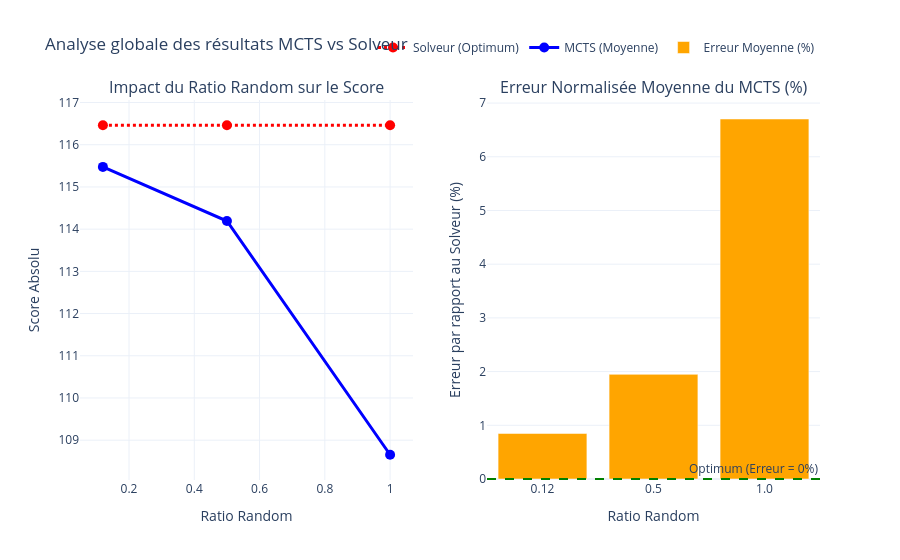

Here is the notebook cell this chart was saved with:
### Code cell
import os
import json
import pandas as pd
import plotly.graph_objects as go
from plotly.subplots import make_subplots

folder = "../res_expe_12h"  # Dossier contenant les fichiers JSON

# --- 1. Extraction des données avec les bonnes clés ---
data = []

for filename in os.listdir(folder):
    if filename.endswith(".json"):
        filepath = os.path.join(folder, filename)
        with open(filepath, 'r', encoding='utf-8') as f:
            file_content = json.load(f)
            
            # Gère le cas où le JSON contient une liste ou un seul dict
            experiences = file_content if isinstance(file_content, list) else [file_content]
                
            for exp in experiences:
                try:
                    # 1. Extraction du ratio
                    params = exp.get("parameters", {})
                    ratio = params.get("ratioRandom", 0)
                    
                    # 2. Extraction du score Solveur
                    results = exp.get("results", {})
                    solver = results.get("solver", {})
                    solver_score = solver.get("score", 0)
                    
                    # 3. Extraction du score MCTS (Moyenne du dernier step de chaque essai)
                    mcts = results.get("mcts", {})
                    mcts_tries = mcts.get("tries", [])
                    
                    mcts_final_scores = []
                    for t in mcts_tries:
                        steps = t.get("steps", [])
                        if steps:
                            # On prend le score de la toute dernière étape (step)
                            mcts_final_scores.append(steps[-1].get("score", 0))
                            
                    mcts_score_moyen = sum(mcts_final_scores) / len(mcts_final_scores) if mcts_final_scores else 0
                    
                    # Ajout des données extraites à notre liste
                    data.append({
                        "Fichier": filename,
                        "Ratio": ratio,
                        "Solveur_Score": solver_score,
                        "MCTS_Score_Moyen": mcts_score_moyen
                    })
                except Exception as e:
                    print(f"⚠️ Erreur lors de l'extraction de {filename} : {e}")

# --- 2. Création et préparation du DataFrame ---
df = pd.DataFrame(data)

if not df.empty:
    # Sécurité pour éviter la division par zéro
    df = df[df['Solveur_Score'] > 0].copy()
    
    # Calcul de l'erreur normalisée (%)
    df['Erreur_%'] = ((df['Solveur_Score'] - df['MCTS_Score_Moyen']) / df['Solveur_Score']) * 100

    # On regroupe par Ratio pour moyenner les résultats s'il y a plusieurs fichiers pour un même ratio
    df_grouped = df.groupby('Ratio').mean(numeric_only=True).reset_index().sort_values('Ratio')

    # --- 3. Création des graphiques ---
    fig = make_subplots(
        rows=1, cols=2,
        subplot_titles=("Impact du Ratio Random sur le Score", "Erreur Normalisée Moyenne du MCTS (%)")
    )

    # Graphique 1 : Score Solveur vs MCTS
    fig.add_trace(go.Scatter(
        x=df_grouped['Ratio'], y=df_grouped['Solveur_Score'], 
        mode='lines+markers', name='Solveur (Optimum)',
        line=dict(color='red', dash='dot', width=3),
        marker=dict(size=10)
    ), row=1, col=1)

    fig.add_trace(go.Scatter(
        x=df_grouped['Ratio'], y=df_grouped['MCTS_Score_Moyen'], 
        mode='lines+markers', name='MCTS (Moyenne)',
        line=dict(color='blue', width=3),
        marker=dict(size=10)
    ), row=1, col=1)

    # Graphique 2 : Erreur Normalisée (Histogramme par Ratio)
    fig.add_trace(go.Bar(
        x=df_grouped['Ratio'].astype(str), 
        y=df_grouped['Erreur_%'], 
        name='Erreur Moyenne (%)',
        marker_color='orange'
    ), row=1, col=2)

    fig.add_hline(y=0, line_dash="dash", line_color="green", annotation_text="Optimum (Erreur = 0%)", row=1, col=2)

    # --- 4. Mise en page globale ---
    fig.update_layout(
        title_text="Analyse globale des résultats MCTS vs Solveur",
        template="plotly_white",
        hovermode="x unified",
        legend=dict(orientation="h", yanchor="bottom", y=1.1, xanchor="right", x=1)
    )

    # Configuration des axes
    fig.update_xaxes(title_text="Ratio Random", row=1, col=1)
    fig.update_yaxes(title_text="Score Absolu", row=1, col=1)
    fig.update_xaxes(title_text="Ratio Random", type='category', row=1, col=2) # Category pour bien centrer les barres
    fig.update_yaxes(title_text="Erreur par rapport au Solveur (%)", row=1, col=2)

    # Affichage
    fig.show()
else:
    print("❌ Aucune donnée n'a pu être extraite des fichiers.")

### Figure 1 — Plotly figure (JSON) as saved in the notebook; plotly's stock layout.template omitted (floating-point values rounded to 4 significant figures)
{"data": [{"line": {"color": "red", "dash": "dot", "width": 3}, "marker": {"size": 10}, "mode": "lines+markers", "name": "Solveur (Optimum)", "type": "scatter", "x": [0.12, 0.5, 1.0], "xaxis": "x", "y": [116.5, 116.5, 116.5], "yaxis": "y"}, {"line": {"color": "blue", "width": 3}, "marker": {"size": 10}, "mode": "lines+markers", "name": "MCTS (Moyenne)", "type": "scatter", "x": [0.12, 0.5, 1.0], "xaxis": "x", "y": [115.5, 114.2, 108.7], "yaxis": "y"}, {"marker": {"color": "orange"}, "name": "Erreur Moyenne (%)", "type": "bar", "x": ["0.12", "0.5", "1.0"], "xaxis": "x2", "y": [0.8476, 1.948, 6.703], "yaxis": "y2"}], "layout": {"annotations": [{"font": {"size": 16}, "showarrow": false, "text": "Impact du Ratio Random sur le Score", "x": 0.225, "xanchor": "center", "xref": "paper", "y": 1, "yanchor": "bottom", "yref": "paper"}, {"font": {"size": 16}, "showarrow": false, "text": "Erreur Normalisée Moyenne du MCTS (%)", "x": 0.775, "xanchor": "center", "xref": "paper", "y": 1, "yanchor": "bottom", "yref": "paper"}, {"showarrow": false, "text": "Optimum (Erreur = 0%)", "x": 1, "xanchor": "right", "xref": "x2 domain", "y": 0, "yanchor": "bottom", "yref": "y2"}], "hovermode": "x unified", "legend": {"orientation": "h", "x": 1, "xanchor": "right", "y": 1.1, "yanchor": "bottom"}, "shapes": [{"line": {"color": "green", "dash": "dash"}, "type": "line", "x0": 0, "x1": 1, "xref": "x2 domain", "y0": 0, "y1": 0, "yref": "y2"}], "title": {"text": "Analyse globale des résultats MCTS vs Solveur"}, "xaxis": {"anchor": "y", "domain": [0, 0.45], "title": {"text": "Ratio Random"}}, "xaxis2": {"anchor": "y2", "domain": [0.55, 1], "title": {"text": "Ratio Random"}, "type": "category"}, "yaxis": {"anchor": "x", "domain": [0, 1], "title": {"text": "Score Absolu"}}, "yaxis2": {"anchor": "x2", "domain": [0, 1], "title": {"text": "Erreur par rapport au Solveur (%)"}}}}
